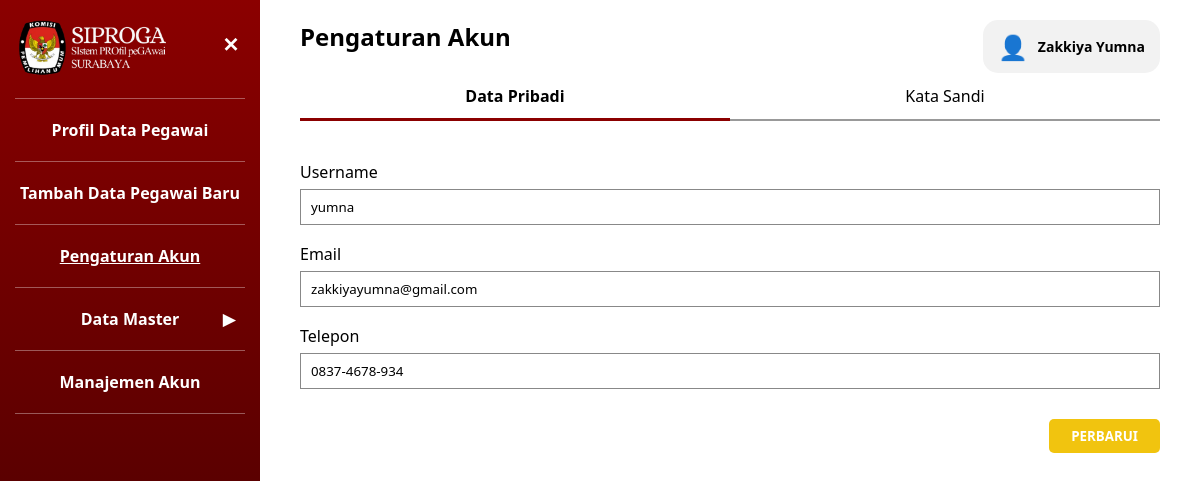
Page /admin/Admin_Pengaturan_Akun.php (signed in) on the committed database.
### tables this page shows
CREATE TABLE `user` (
  `id_user` int UNSIGNED NOT NULL,
  `nip` char(18) NOT NULL,
  `username` varchar(50) NOT NULL,
  `email` varchar(100) NOT NULL,
  `password` varchar(255) NOT NULL,
  `role` enum('admin','pegawai') NOT NULL DEFAULT 'pegawai',
  `last_login` datetime DEFAULT NULL,
  `is_active` tinyint(1) NOT NULL DEFAULT '1',
  `created_at` timestamp NOT NULL DEFAULT CURRENT_TIMESTAMP
);

CREATE TABLE `pegawai` (
  `nip` char(18) NOT NULL,
  `nama_pegawai` varchar(250) NOT NULL,
  `tempat_lahir` varchar(100) NOT NULL,
  `tanggal_lahir` date NOT NULL,
  `alamat` varchar(100) NOT NULL,
  `tmt_cpns` date DEFAULT NULL,
  `tmt_pns` date DEFAULT NULL,
  `no_telp` varchar(15) NOT NULL,
  `created_at` timestamp NOT NULL DEFAULT CURRENT_TIMESTAMP,
  `updated_at` timestamp NOT NULL DEFAULT CURRENT_TIMESTAMP ON UPDATE CURRENT_TIMESTAMP,
  `id_jenis_kelamin` int UNSIGNED NOT NULL,
  `id_agama` int UNSIGNED NOT NULL,
  `id_status_perkawinan` int UNSIGNED NOT NULL,
  `id_gol` int UNSIGNED NOT NULL,
  `id_unit_kerja` int UNSIGNED NOT NULL,
  `foto` varchar(50) NOT NULL,
  `tipe_karyawan` varchar(10) NOT NULL,
  `instansi` varchar(50) NOT NULL
);

### admin/Admin_Pengaturan_Akun.php (the view, shortened to what this page needs)
<?php
include '../config/koneksi.php';
$nip = $_SESSION['nip'];
$stmt = $conn->prepare("
    SELECT u.*, p.nama_pegawai, p.no_telp
    FROM user u
    JOIN pegawai p ON u.nip = p.nip
    WHERE u.nip=?
");
$stmt->bind_param("s", $nip);
$stmt->execute();
$result = $stmt->get_result();
$user = $result->fetch_assoc();
$tab_aktif = 'data';
?>
<!DOCTYPE html>
<html lang="id">
<head>
    <link rel="stylesheet" href="../assets/style_edit.css">
    <link rel="stylesheet" href="../assets/style_tab.css">
    <link rel="stylesheet" href="../assets/style.css">
</head>
<body class="role-admin">
    <aside class="sidebar">
        <div class="logo_siproga">
        <img src="../auth/Logo_Siproga.png">
        <button class="tombol-menu" id="tombolMenu">✕</button>
        </div>
        <hr class="garis-menu" />
        <a href="Admin_Profil_Data_Pegawai.php" class="item-menu">
            Profil Data Pegawai
        </a>
        <hr class="garis-menu" />
        <a href="Admin_Tambah_Data.php" class="item-menu">
            Tambah Data Pegawai Baru
        </a>
        <hr class="garis-menu" />
        <a href="Admin_Pengaturan_Akun.php" class="item-menu aktif">
            Pengaturan Akun
        </a>
        <hr class="garis-menu" />
        <div class="item-menu" id="menuDataMaster">
            Data Master
            <span class="panah-menu" id="panahDataMaster">▼</span>
        </div>
        <hr class="garis-menu" />
        <a href="Admin_Manajemen_Akun.php" class="item-menu">
            Manajemen Akun
        </a>
        <hr class="garis-menu">
    </aside>
    <main class="konten-akun">
        <h2>Pengaturan Akun</h2>
        <div class="user-profile" id="userProfile">
            <div class="user-info">
                <div class="user-icon">👤</div>
                <div class="user-name">
                    <?= $user['nama_pegawai'] ?>
                </div>
            </div>
        </div>
        <div class="tab-container">
            <div class="tab <?= $tab_aktif == 'data' ? 'aktif' : '' ?>" data-tab="data">Data Pribadi</div>
            <div class="tab <?= $tab_aktif == 'password' ? 'aktif' : '' ?>" data-tab="password">Kata Sandi</div>
        </div>
        <div class="tab-content <?= $tab_aktif == 'data' ? 'aktif' : '' ?>" id="data">
            <form method="POST" onsubmit="return validasiTelp()">
                <div class="kelompok-form">
                    <label>Username</label>
                    <input name="nama" value="<?= $user['username'] ?>">
                </div>
                <div class="kelompok-form">
                    <label>Email</label>
                    <input type="email" name="email" value="<?= $user['email'] ?>">
                </div>
                <div class="kelompok-form">
                    <label>Telepon</label>
                    <input type="text" name="no_telp"
                    value="<?= $user['no_telp'] ?>"
                    placeholder="Contoh: 0812-3456-7890"
                    oninput="formatTelp(this)">
                </div>
                <div class="aksi-form">
                    <button name="update_data" class="tombol-ubah">PERBARUI</button>
                </div>
            </form>
        </div>
    </main>
</body>
</html>

### assets/style_edit.css (style rules this page uses)
.konten-akun { flex:1; position: relative; padding: 20px 40px 30px 40px; box-sizing: border-box; }
.konten-akun h2 { margin-top: 0; margin-bottom: 20px; }
.konten-akun .aksi-form { display: flex; justify-content: flex-end; }
.konten-akun .kelompok-form { width: 100%; }
.konten-akun .kelompok-form input { width: 100% !important; max-width: 100% !important; box-sizing: border-box; }
.konten-akun .tab-container { width: 100%; }
.kelompok-form { display: flex; flex-direction: column; margin-bottom: 18px; }
.kelompok-form label { margin-bottom: 6px; }
.kelompok-form input { height: 36px; border: 1px solid #888; padding: 6px 10px; width: 90% !important; }
.tab-container { display: flex; border-bottom: 2px solid #999; margin-bottom: 40px; }
.tab { flex: 1; text-align: center; padding: 12px 0; cursor: pointer; font-weight: 500; position: relative; }
.tab.aktif { font-weight: bold; }
.tab.aktif::after { content: ""; position: absolute; bottom: -2px; left: 0; width: 100%; height: 3px; background: #8b0000; }
.tab-content { display: none; }
.tab-content.aktif { display: block; }

### assets/style_tab.css (style rules this page uses)
* { box-sizing: border-box; font-family: "Segoe UI", Tahoma, sans-serif; }
body { margin: 0; min-height: 100vh; display: flex; background: #ffffff; }
.sidebar { width: 260px; background: linear-gradient(to bottom, #8b0000, #3b0000); color: #fff; padding: 20px 15px; min-height: 100vh; text-align: center; }
.sidebar .item-menu { color: #fff; text-decoration: none; }
.tombol-menu { background: none; border: none; color: #fff; font-size: 22px; cursor: pointer; font-weight: bold;font-weight: bold; }
.garis-menu { border: none; border-top: 1px solid rgba(255,255,255,0.35); margin: 12px 0; }
.item-menu { display: block; padding: 8px 5px; cursor: pointer; font-weight: bold; text-align: center; position: relative; }
.item-menu.aktif { text-decoration: underline; }
.panah-menu { position: absolute; right: 10px; top: 50%; transform: translateY(-50%); }
.aksi-form { margin-top: 30px; display: flex; justify-content: flex-end; gap: 15px; }
.tombol-ubah { background: #f1c40f; color: #fff; border: none; padding: 8px 22px; border-radius: 5px; font-weight: bold; cursor: pointer; }
.tab { text-decoration: none; color: inherit; display: flex; align-items: center; justify-content: center; }
.user-profile { position: absolute; top: 20px; right: 40px; cursor: pointer; z-index: 9999; }
.user-info { display: flex; align-items: center; gap: 10px; background: #f2f2f2; padding: 10px 15px; border-radius: 15px; }
.user-icon { font-size: 24px; }
.user-name { font-weight: bold; font-size: 14px; }
.logo_siproga { display: flex; align-items: flex-start; position: relative; }
.logo_siproga img { width: 170px; height: auto; padding-right: 12px; display: block; margin-bottom: 10px; }
.tombol-menu { font-size: 20px; background: none; border: none; color: white; cursor: pointer; position: absolute; right: 0px; top: 10px; }

### pegawai/Notifikasi_Logout.php (style rules this page uses)
.user-profile { position: absolute; top: 20px; right: 40px; cursor: pointer; z-index: 9999; }
.user-info { display: flex; align-items: center; gap: 10px; background: #f2f2f2; padding: 10px 15px; border-radius: 15px; }
.user-icon { font-size: 24px; }
.user-name { font-weight: bold; font-size: 14px; }

### rows in the picture
user: nip.nama_pegawai "Zakkiya Yumna", nama "yumna", email "zakkiyayumna@gmail.com", no_telp "0837-4678-934"
